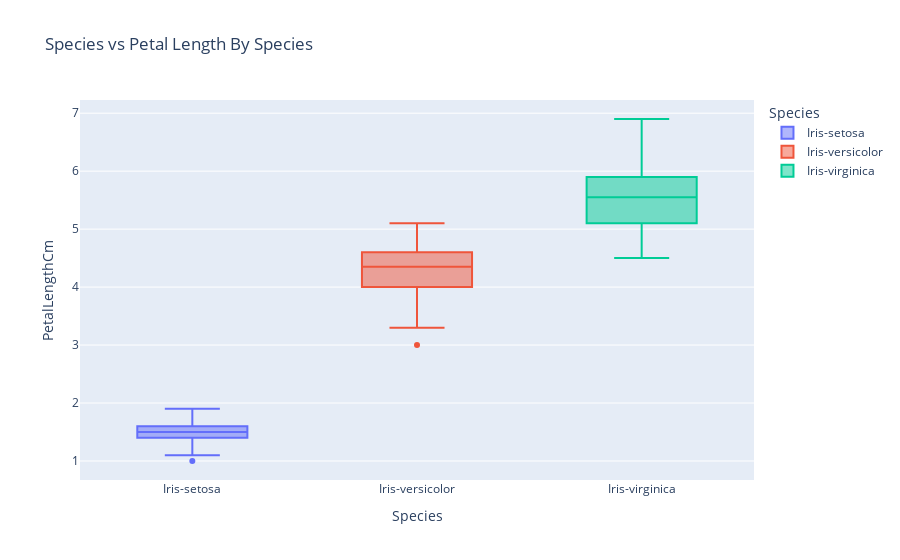

The notebook cell saved with this chart:
### Code cell
px.box(df,x='Species',y='PetalLengthCm',color='Species',title='Species vs Petal Length By Species')

### Figure 1 — Plotly figure (JSON) as saved in the notebook; plotly's stock layout.template omitted (floating-point values rounded to 4 significant figures)
{"data": [{"alignmentgroup": "True", "hovertemplate": "Species=%{x}<br>PetalLengthCm=%{y}<extra></extra>", "legendgroup": "Iris-setosa", "marker": {"color": "#636efa"}, "name": "Iris-setosa", "notched": false, "offsetgroup": "Iris-setosa", "orientation": "v", "showlegend": true, "type": "box", "x": ["Iris-setosa", "Iris-setosa", "Iris-setosa", "Iris-setosa", "Iris-setosa", "Iris-setosa", "Iris-setosa", "Iris-setosa", "Iris-setosa", "Iris-setosa", "Iris-setosa", "Iris-setosa", "Iris-setosa", "Iris-setosa", "Iris-setosa", "Iris-setosa", "Iris-setosa", "Iris-setosa", "Iris-setosa", "Iris-setosa", "Iris-setosa", "Iris-setosa", "Iris-setosa", "Iris-setosa", "Iris-setosa", "Iris-setosa", "Iris-setosa", "Iris-setosa", "Iris-setosa", "Iris-setosa", "Iris-setosa", "Iris-setosa", "Iris-setosa", "Iris-setosa", "Iris-setosa", "Iris-setosa", "Iris-setosa", "Iris-setosa", "Iris-setosa", "Iris-setosa", "Iris-setosa", "Iris-setosa", "Iris-setosa", "Iris-setosa", "Iris-setosa", "Iris-setosa", "Iris-setosa", "Iris-setosa", "Iris-setosa", "Iris-setosa"], "x0": " ", "xaxis": "x", "y": [1.4, 1.4, 1.3, 1.5, 1.4, 1.7, 1.4, 1.5, 1.4, 1.5, 1.5, 1.6, 1.4, 1.1, 1.2, 1.5, 1.3, 1.4, 1.7, 1.5, 1.7, 1.5, 1, 1.7, 1.9, 1.6, 1.6, 1.5, 1.4, 1.6, 1.6, 1.5, 1.5, 1.4, 1.5, 1.2, 1.3, 1.5, 1.3, 1.5, 1.3, 1.3, 1.3, 1.6, 1.9, 1.4, 1.6, 1.4, 1.5, 1.4], "y0": " ", "yaxis": "y"}, {"alignmentgroup": "True", "hovertemplate": "Species=%{x}<br>PetalLengthCm=%{y}<extra></extra>", "legendgroup": "Iris-versicolor", "marker": {"color": "#EF553B"}, "name": "Iris-versicolor", "notched": false, "offsetgroup": "Iris-versicolor", "orientation": "v", "showlegend": true, "type": "box", "x": ["Iris-versicolor", "Iris-versicolor", "Iris-versicolor", "Iris-versicolor", "Iris-versicolor", "Iris-versicolor", "Iris-versicolor", "Iris-versicolor", "Iris-versicolor", "Iris-versicolor", "Iris-versicolor", "Iris-versicolor", "Iris-versicolor", "Iris-versicolor", "Iris-versicolor", "Iris-versicolor", "Iris-versicolor", "Iris-versicolor", "Iris-versicolor", "Iris-versicolor", "Iris-versicolor", "Iris-versicolor", "Iris-versicolor", "Iris-versicolor", "Iris-versicolor", "Iris-versicolor", "Iris-versicolor", "Iris-versicolor", "Iris-versicolor", "Iris-versicolor", "Iris-versicolor", "Iris-versicolor", "Iris-versicolor", "Iris-versicolor", "Iris-versicolor", "Iris-versicolor", "Iris-versicolor", "Iris-versicolor", "Iris-versicolor", "Iris-versicolor", "Iris-versicolor", "Iris-versicolor", "Iris-versicolor", "Iris-versicolor", "Iris-versicolor", "Iris-versicolor", "Iris-versicolor", "Iris-versicolor", "Iris-versicolor", "Iris-versicolor"], "x0": " ", "xaxis": "x", "y": [4.7, 4.5, 4.9, 4, 4.6, 4.5, 4.7, 3.3, 4.6, 3.9, 3.5, 4.2, 4, 4.7, 3.6, 4.4, 4.5, 4.1, 4.5, 3.9, 4.8, 4, 4.9, 4.7, 4.3, 4.4, 4.8, 5, 4.5, 3.5, 3.8, 3.7, 3.9, 5.1, 4.5, 4.5, 4.7, 4.4, 4.1, 4, 4.4, 4.6, 4, 3.3, 4.2, 4.2, 4.2, 4.3, 3, 4.1], "y0": " ", "yaxis": "y"}, {"alignmentgroup": "True", "hovertemplate": "Species=%{x}<br>PetalLengthCm=%{y}<extra></extra>", "legendgroup": "Iris-virginica", "marker": {"color": "#00cc96"}, "name": "Iris-virginica", "notched": false, "offsetgroup": "Iris-virginica", "orientation": "v", "showlegend": true, "type": "box", "x": ["Iris-virginica", "Iris-virginica", "Iris-virginica", "Iris-virginica", "Iris-virginica", "Iris-virginica", "Iris-virginica", "Iris-virginica", "Iris-virginica", "Iris-virginica", "Iris-virginica", "Iris-virginica", "Iris-virginica", "Iris-virginica", "Iris-virginica", "Iris-virginica", "Iris-virginica", "Iris-virginica", "Iris-virginica", "Iris-virginica", "Iris-virginica", "Iris-virginica", "Iris-virginica", "Iris-virginica", "Iris-virginica", "Iris-virginica", "Iris-virginica", "Iris-virginica", "Iris-virginica", "Iris-virginica", "Iris-virginica", "Iris-virginica", "Iris-virginica", "Iris-virginica", "Iris-virginica", "Iris-virginica", "Iris-virginica", "Iris-virginica", "Iris-virginica", "Iris-virginica", "Iris-virginica", "Iris-virginica", "Iris-virginica", "Iris-virginica", "Iris-virginica", "Iris-virginica", "Iris-virginica", "Iris-virginica", "Iris-virginica", "Iris-virginica"], "x0": " ", "xaxis": "x", "y": [6, 5.1, 5.9, 5.6, 5.8, 6.6, 4.5, 6.3, 5.8, 6.1, 5.1, 5.3, 5.5, 5, 5.1, 5.3, 5.5, 6.7, 6.9, 5, 5.7, 4.9, 6.7, 4.9, 5.7, 6, 4.8, 4.9, 5.6, 5.8, 6.1, 6.4, 5.6, 5.1, 5.6, 6.1, 5.6, 5.5, 4.8, 5.4, 5.6, 5.1, 5.1, 5.9, 5.7, 5.2, 5, 5.2, 5.4, 5.1], "y0": " ", "yaxis": "y"}], "layout": {"boxmode": "overlay", "legend": {"title": {"text": "Species"}, "tracegroupgap": 0}, "title": {"text": "Species vs Petal Length By Species"}, "xaxis": {"anchor": "y", "categoryarray": ["Iris-setosa", "Iris-versicolor", "Iris-virginica"], "categoryorder": "array", "domain": [0, 1], "title": {"text": "Species"}}, "yaxis": {"anchor": "x", "domain": [0, 1], "title": {"text": "PetalLengthCm"}}}}
